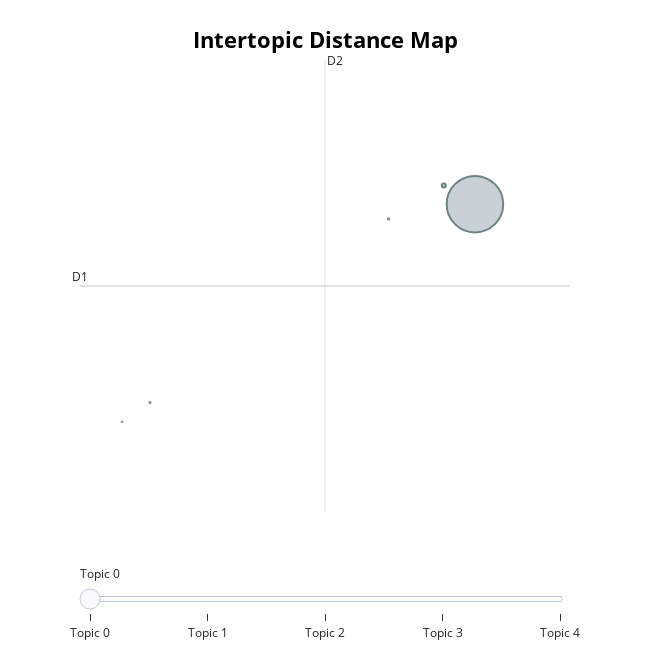

The cell this chart's notebook holds for it:
### Code cell
topic_model.visualize_topics()

### Figure 1 — Plotly figure (JSON) as saved in the notebook; plotly's stock layout.template omitted (floating-point values rounded to 4 significant figures)
{"data": [{"customdata": [[0, "like | know | can | for | be", 56165], [1, "christmas | santa | year | for | merry", 288], [2, "wonderland | sleigh | winter | snow | weather", 23], [3, "gtr | riff | guitar | pm | verse", 22], [4, "lyrics | yes | ashanti | deeelite | common", 11]], "hovertemplate": "<b>Topic %{customdata[0]}</b><br>Words: %{customdata[1]}<br>Size: %{customdata[2]}", "legendgroup": "", "marker": {"color": "#B0BEC5", "line": {"color": "DarkSlateGrey", "width": 2}, "size": [56165, 288, 23, 22, 11], "sizemode": "area", "sizeref": 35.1, "symbol": "circle"}, "mode": "markers", "name": "", "orientation": "v", "showlegend": false, "type": "scatter", "x": [16.5, 15.69, 14.26, 8.041, 7.317], "xaxis": "x", "y": [21.62, 22.11, 21.23, 16.38, 15.87], "yaxis": "y"}], "layout": {"annotations": [{"showarrow": false, "text": "D1", "x": 6.219, "y": 19.46, "yshift": 10}, {"showarrow": false, "text": "D2", "x": 12.6, "xshift": 10, "y": 25.42}], "height": 650, "hoverlabel": {"bgcolor": "white", "font": {"family": "Rockwell", "size": 16}}, "legend": {"itemsizing": "constant", "tracegroupgap": 0}, "margin": {"t": 60}, "shapes": [{"line": {"color": "#CFD8DC", "width": 2}, "type": "line", "x0": 12.6, "x1": 12.6, "y0": 13.49, "y1": 25.42}, {"line": {"color": "#9E9E9E", "width": 2}, "type": "line", "x0": 6.219, "x1": 18.98, "y0": 19.46, "y1": 19.46}], "sliders": [{"active": 0, "pad": {"t": 50}, "steps": [{"args": [{"marker.color": [["red", "#B0BEC5", "#B0BEC5", "#B0BEC5", "#B0BEC5"]]}], "label": "Topic 0", "method": "update"}, {"args": [{"marker.color": [["#B0BEC5", "red", "#B0BEC5", "#B0BEC5", "#B0BEC5"]]}], "label": "Topic 1", "method": "update"}, {"args": [{"marker.color": [["#B0BEC5", "#B0BEC5", "red", "#B0BEC5", "#B0BEC5"]]}], "label": "Topic 2", "method": "update"}, {"args": [{"marker.color": [["#B0BEC5", "#B0BEC5", "#B0BEC5", "red", "#B0BEC5"]]}], "label": "Topic 3", "method": "update"}, {"args": [{"marker.color": [["#B0BEC5", "#B0BEC5", "#B0BEC5", "#B0BEC5", "red"]]}], "label": "Topic 4", "method": "update"}]}], "title": {"font": {"color": "Black", "size": 22}, "text": "<b>Intertopic Distance Map", "x": 0.5, "xanchor": "center", "y": 0.95, "yanchor": "top"}, "width": 650, "xaxis": {"anchor": "y", "domain": [0, 1], "range": [6.219, 18.98], "title": {"text": ""}, "type": "linear", "visible": false}, "yaxis": {"anchor": "x", "domain": [0, 1], "range": [13.49, 25.42], "title": {"text": ""}, "type": "linear", "visible": false}}}
